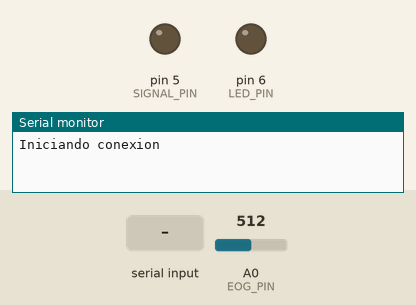
Simulated run of this sketch. Board: Arduino Uno, built with avr-gcc and run on an emulated ATmega328P. Parts: output pins drawn as LEDs (lit = HIGH), the last lines printed to the serial monitor. Inputs (shaded band) come from the test bench; at power-on: A0 (EOG_PIN) = 512.

Above: at 1.9 s.
2.0 s: "90,45,200\n" received over Serial
3.5 s: "30,150,10\n" received over Serial
At 4.6 s:
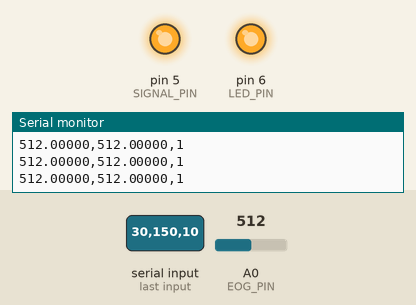
Timing chart, 0 to 6.5 s (numbered marks = the images above; inputs shaded):
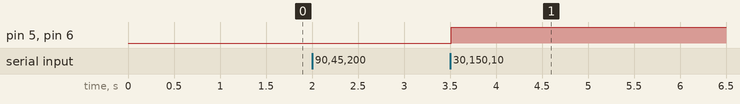

Measured:
- after the input at 3.5 s, pin 5 (SIGNAL_PIN), pin 6 (LED_PIN): LOW → HIGH at once

The sketch:

SistemaEmbebido.ino
```cpp
#include <SoftwareSerial.h>
#include <String.h>
#define NUM_DATOS 100
#define PRINT_INTERVAL_MS 33
#define INTERVAL_MS 17
#define EOG_PIN A0
#define RX_PIN 8
#define TX_PIN 9
#define SIGNAL_PIN 5
#define LED_PIN 6
#define VALUE_REACTION_MODE 0
#define MEAN_REACTION_MODE 1
// Pines del HC-05
#define MOVIL_MODE 1
#define STATIC_MODE 0
// EN ARDUINO UNO: pines 8 (RX) y 9 (TX)
SoftwareSerial BTSerial(RX_PIN, TX_PIN); // RX, TX
String inputBuffer = "";
unsigned long lastRequest = 0;
//const unsigned long INTERVAL_MS = 17; // ~60Hz en milisegundos
const float threshold = 0.1;
float bthFilter[NUM_DATOS];
int bthIndex;
float bthSuma;
float bthFilterValue;
bool conectado = false;
unsigned long lastDataTime = 0;
const unsigned long TIMEOUT = 3000; // 3 segundos sin datos = desconectado
unsigned long now;
char receivedChar;
int c1, c2;
float x, y, z;
float scalarValue;
//EOG
const float eogThreshold = 0.1;
float eogValue = 0;
float eogSuma = 0;
float eogFilterValue = 0.0f;
float eogFilter[NUM_DATOS];
int eogIndex = 0;
//Mensajes seriales
int msgReceived = 0;
int hasReacted = 0;
//Configuration
char serialRead;
const int ARRAY_LEN = 20;
char serialCharArray[ARRAY_LEN];
int auxiliar = 0;
float auxFloat = 0.0;
//Awaits for this variables
int vectorMaxSize = 0;
int thresholdMode = 0; // Referencia para threshold 0 Estatico / 1 Para que sea igual al promedio
int dataMode = 0; //0 for IMU, 1 for EOG
int reactionMode = 0; //0 for raw value, 1 for mean value.
float thresholdIMU = 0.0;
float topThresholdEOG = 0.0;
float bottomThresholdEOG = 0.0;
float modTopEOG = 0.0;
float modBottomEOG = 0.0;
float currentTopThresholdEOG = 0.0;
float currentBottomThresholdEOG = 0.0;
float currentThresholdIMU = 0.0;
///////////////////
long lastSignalTime = 0.0;
long signalDuration = 1000;
bool isOn = false;

//Variables de impresion y frecuencia:
unsigned long lastPrint = 0;
unsigned long period = 0;
float freq = 0;
float printValue = 0.0;
float printPromedio = 0.0;
float printThreshold = 0.0;


void setup() {

  Serial.begin(9600);
  delay(1000);
  Serial.println("Iniciando conexion");
  BTSerial.begin(38400);
  pinMode(EOG_PIN, INPUT);
  pinMode(SIGNAL_PIN, OUTPUT);
  pinMode(LED_PIN, OUTPUT);
  bthIndex = 0;
  eogIndex = 0;
  waitForMessages();
  Serial.print("vectorMaxSize: ");
  Serial.println(vectorMaxSize);
  for (int i = 0; i < vectorMaxSize; i++)
  {
    bthFilter[i] = 0;
    eogFilter[i] = 0;
  }
  lastRequest = millis();
  lastDataTime = millis();
  lastPrint = millis();
  printValue = 0.0;
  printPromedio = 0.0;


}

void loop() {
  //readForMessages();
  turnOffSignal();

  if (dataMode == 0){
    reconectar();
    sendRequest();
    readBth();
  }
  else {
    readEOG();
  }

  printAt30Hz();
}

void readForMessages(){
  if (Serial.available()){
    if (msgReceived < 4){
      auxiliar = Serial.parseInt();
      Serial.println(auxiliar);
    }
    else {
      auxFloat = Serial.parseFloat();
      Serial.println(auxFloat);
    }

    switch (msgReceived){
      case 0:
        vectorMaxSize = auxiliar;
        Serial.println("SIZ");
        msgReceived++;
        break;
      case 1:
        thresholdMode = auxiliar;
        Serial.println("MOD");
        msgReceived++;
        break;
      case 2:
        dataMode = auxiliar;
        msgReceived++;
        Serial.println("DAT");
        break;
      case 3:
        reactionMode = auxiliar;
        Serial.println("REA");
        msgReceived++;
        break;
      case 4:
        thresholdIMU = auxFloat;
        if (thresholdMode == STATIC_MODE){
          currentThresholdIMU = thresholdIMU;
        }
        Serial.println("IMU");
        msgReceived++;
        break;
      case 5:
        modTopEOG = auxFloat;
        if (thresholdMode == STATIC_MODE){
          currentTopThresholdEOG = auxFloat;
        }
        Serial.println("TOP");
        msgReceived++;
        break;
      case 6:
        modBottomEOG = auxFloat;
        if (thresholdMode == STATIC_MODE){
          currentBottomThresholdEOG = auxFloat;
        }
        Serial.println("BOT");
        msgReceived++;
        break;
    }


  }
}

void turnOffSignal(){
  if (millis()-lastSignalTime > signalDuration && isOn){
    digitalWrite(SIGNAL_PIN, 0);
    digitalWrite(LED_PIN, 0);
    isOn = false;
  }
}

void waitForMessages(){
  while (msgReceived < 7){
    readForMessages();
  }
}

void sendRequest(){
  now = millis();
  if (now - lastRequest >= INTERVAL_MS) {
    lastRequest = now;
    BTSerial.print(":41\n");
  }
}


void readEOG(){
  eogValue = analogRead(A0);
  eogSuma -= eogFilter[eogIndex];
  eogFilter[eogIndex] = eogValue;
  eogSuma += eogValue;
  eogIndex = (eogIndex + 1)%vectorMaxSize;
  eogFilterValue = eogSuma / vectorMaxSize;
  //Impresión
  printValue = eogValue;
  printPromedio = eogFilterValue;
  thresholdBeheaviorEOG();
}

void readBth(){
   while (BTSerial.available()) {
    receivedChar = BTSerial.read();
    lastDataTime = millis();
    if (!conectado) {
      conectado = true;
      Serial.println("Conectado!");
    }
    if (receivedChar == '\n') {
      inputBuffer.trim();
      if (inputBuffer.length() > 0 &&
          inputBuffer.indexOf(',') != -1 &&
          inputBuffer.lastIndexOf(',') != inputBuffer.indexOf(',')) {
        // Parsear x, y, z
        c1 = inputBuffer.indexOf(',');
        c2 = inputBuffer.lastIndexOf(',');
        x = inputBuffer.substring(0, c1).toFloat();
        y = inputBuffer.substring(c1 + 1, c2).toFloat();
        z = inputBuffer.substring(c2 + 1).toFloat();
        scalarValue = sqrt(z*z+y*y+x*x);
        if (x <= 1 && y <= 1 && z <= 1 && scalarValue <= 3.0)
        {
          bthSuma -= bthFilter[bthIndex];
          bthFilter[bthIndex] = scalarValue;
          bthSuma += scalarValue;
          bthIndex = (bthIndex+1) % vectorMaxSize;
          bthFilterValue = bthSuma/vectorMaxSize;
          //Impresión
          printValue = scalarValue;
          printPromedio = bthFilterValue;
          thresholdBeheaviorIMU();
        }
      }

      inputBuffer = "";

    } else if (receivedChar != '\r') {
      inputBuffer += receivedChar;
      if (inputBuffer.length() > 64) {
        inputBuffer = "";
      }
    }
  }
}

void reconectar(){
  if (conectado && (millis() - lastDataTime > TIMEOUT)) {
    Serial.println("Timeout: sin datos. Reconectando...");
    conectado = false;
    inputBuffer = "";
  }
}
void printAt30Hz(){
  now = millis();
  period = now - lastPrint;
  if (period >= PRINT_INTERVAL_MS){
    Serial.print(printValue, 5);
    Serial.print(",");
    Serial.print(printPromedio, 5);
    Serial.print(",");
    Serial.println(hasReacted);
    lastPrint = millis();
  }
}

void thresholdBeheaviorIMU(){
  if (thresholdMode == 1){
    currentThresholdIMU = bthFilterValue+thresholdIMU;
  }
  printThreshold = currentThresholdIMU;
  float value;
  if (reactionMode == VALUE_REACTION_MODE){
    value = scalarValue;
  }
  else{
    value = bthFilterValue;
  }
  if (value >= currentThresholdIMU){  // 1 Threshold Movil
    digitalWrite(SIGNAL_PIN, 1);
    digitalWrite(LED_PIN, 1);
    lastSignalTime = millis();
    isOn = true;
    hasReacted = 1;
  }
  else
  {
    hasReacted = 0;
  }
}

void thresholdBeheaviorEOG(){
    if (thresholdMode == MOVIL_MODE){
      currentTopThresholdEOG = eogFilterValue+modTopEOG;
      currentBottomThresholdEOG = eogFilterValue-modBottomEOG;
    }
    printThreshold = currentTopThresholdEOG;

    float value;
    if (reactionMode == VALUE_REACTION_MODE){
      value = eogValue;
    }
    else{
      value = eogFilterValue;
    }

    if (value <= currentBottomThresholdEOG || currentTopThresholdEOG <= value ) {  // 1 Threshold Movil
      digitalWrite(SIGNAL_PIN, 1);
      digitalWrite(LED_PIN, 1);
      lastSignalTime = millis();
      isOn = true;
      hasReacted = 1;

    }
    else {
      hasReacted = 0;
    }


}
```
